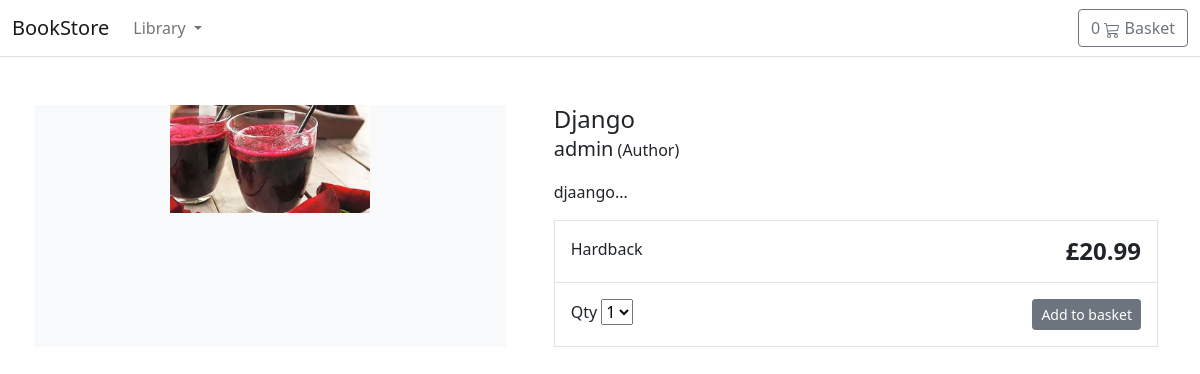
Page /django on the committed database.
### store/models.py (models this page shows, shortened)
class Product(models.Model):
    category = models.ForeignKey(Category, related_name='product', on_delete=models.CASCADE)
    created_by = models.ForeignKey(User, on_delete=models.CASCADE, related_name='product_creator')
    title = models.CharField(max_length=255)
    author = models.CharField(max_length=255, default='admin')
    description = models.TextField(blank=True)
    image = models.ImageField(upload_to='images/', default='images/default.png')
    slug = models.SlugField(max_length=255)
    price = models.DecimalField(max_digits=4, decimal_places=2)
    in_stock = models.BooleanField(default=True)
    is_active = models.BooleanField(default=True)
    created = models.DateTimeField(auto_now_add=True)
    updated = models.DateTimeField(auto_now=True)
    objects = models.Manager()
    products = ProductManager()
    class Meta:
        verbose_name_plural = 'Products'
        ordering = ('-created',)

### store/views.py (the view)
# urls.py: path('<slug:slug>', views.product_detail, name='product_detail'),
def product_detail(request, slug):
    product = get_object_or_404(Product, slug=slug, in_stock=True)
    return render(request, 'store/products/single.html', {'product': product})

### basket/basket.py (called while the page is built)
    def __len__(self):
        return sum(item['qty'] for item in self.basket.values())

### basket/context_processors.py (called while the page is built)
def basket(request):
    return {'basket': Basket(request)}

### store/context_processors.py (called while the page is built)
def categories(request):
    return {
        'categories': Category.objects.all()
    }

### store/models.py (called while the page is built)
    def get_absolute_url(self):
        return reverse('store:category_list', args=[self.slug])

### templates/store/products/single.html (shortened to what this page needs)
{% extends "store/base.html" %}
{% load static %}
{% block content %}
<div class="container">
    <main class="pt-5">
        <div class="row g-3">
            <div class="col-md-5 col-lg-5 order-md-first bg-light">
                <img class="img-fluid mx-auto d-block" width="200px" alt="Responsive image" src="{{ product.image.url }}">
            </div>
            <div class="col-md-7 col-lg-7 ps-md-3 ps-lg-5">
                <h1 class="mb-0 h4">{{ product.title }}</h1>
                <p><span class="lead">{{ product.author }}</span> (Author)</p>
                <p>{{ product.description|slice:":355" }}...</p>
                <div class="border">
                    <div class="col border-bottom">
                        <div class="row p-3">
                            <div class="col-6">Hardback</div>
                            <div class="col-6 text-end"><span class="h4 fw-bold">£{{ product.price }}</span></div>
                        </div>
                    </div>
                    <div class="col">
                        <div class="row p-3">
                            <div class="col-6">
                                <label for="select">Qty</label>
                                <select id="select">
                                    <option value="1">1</option>
                                </select>
                            </div>
                            <div class="col-6 text-end">
<button type="button" id="add-button" value="{{product.id}}" class="btn btn-secondary btn-sm">Add to basket</button></div>
                        </div>
                    </div>
                </div>
            </div>
        </div>
    </main>
</div>
{% endblock %}

### rows in the picture
Product: image (picture), title "Django", author "admin", description "djaango", price "20.99"
